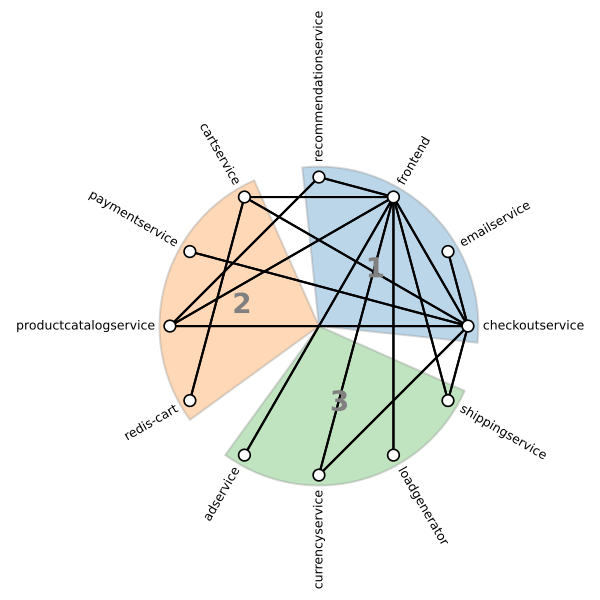

The script that saved this image:
import os
import duckdb
import networkx as nx
import matplotlib.pyplot as plt
import numpy as np
import pandas as pd
from collections import defaultdict
from matplotlib.patches import Wedge
from pathlib import Path

machine_color = {
    1: "#1f77b4",
    2: "#ff7f0e",
    3: "#2ca02c",
    -1: "lightgray"
}

SERVICES = [
    "loadgenerator",
    "frontend",
    "checkoutservice",
    "adservice",
    "recommendationservice",
    "paymentservice",
    "emailservice",
    "productcatalogservice",
    "shippingservice",
    "currencyservice",
    "cartservice",
    "redis-cart",
    "docker"
]

def draw_network(edges_df: pd.DataFrame, script_dir: Path):
    # Map services to machines
    machine_map = {}
    for _, row in edges_df.iterrows():
        machine_map[row['src']] = row['src_machine']
        machine_map[row['dst']] = row['dst_machine']

    # Group services by machine
    machine_to_services = defaultdict(list)
    for service, machine in machine_map.items():
        machine_to_services[machine].append(service)

    # Flatten services in order by machine
    clustered_services = []
    machine_angle_ranges = {}  # machine_id -> (start_idx, end_idx)
    angle_index = 0
    for machine in sorted(machine_to_services):
        services = sorted(set(machine_to_services[machine]))
        clustered_services.extend(services)
        machine_angle_ranges[machine] = (angle_index, angle_index + len(services) - 1)
        angle_index += len(services)

    # Assign positions on circle
    n = len(clustered_services)
    angles = np.linspace(0, 2 * np.pi, n, endpoint=False)
    pos = {}
    for i, service in enumerate(clustered_services):
        angle = angles[i]
        pos[service] = (np.cos(angle), np.sin(angle))

    # Build graph
    G = nx.Graph()
    edges = list(zip(edges_df['src'], edges_df['dst']))
    G.add_edges_from(edges)

    # Plot setup
    fig, ax = plt.subplots(figsize=(6, 6))

    # Parameters for node radius and slice padding
    node_radius = 0.08  # approximate node circle radius (half sqrt of node size)
    slice_outer_radius = 1.07  # slightly larger than node radius 1
    slice_inner_radius = 0  # small hole in the center

    # Draw filled pie slices for each machine
    for machine, (start_idx, end_idx) in machine_angle_ranges.items():
        theta_start = np.degrees(angles[start_idx]) - 6  # small padding on each side
        theta_end = np.degrees(angles[end_idx]) + 6
        # Handle wrap-around if needed
        if theta_end < theta_start:
            theta_end += 360

        # Draw the wedge (filled arc)
        wedge = Wedge(center=(0, 0),
                      r=slice_outer_radius,
                      theta1=theta_start,
                      theta2=theta_end,
                      width=slice_outer_radius - slice_inner_radius,
                      facecolor=machine_color[machine],
                      alpha=0.3,
                      edgecolor='gray',
                      linestyle="solid" if machine != -1 else "dashed",
                      linewidth=1.5)
        ax.add_patch(wedge)

        # Label in the middle of the arc, closer to the center
        mid_angle = (angles[start_idx] + angles[end_idx]) / 2
        label_radius = slice_inner_radius + (slice_outer_radius - slice_inner_radius) / 2
        label_x = label_radius * np.cos(mid_angle)
        label_y = label_radius * np.sin(mid_angle)
        ax.text(label_x, label_y, machine if machine != -1 else "?",
                fontsize=20, fontweight='bold',
                ha='center', va='center', color='gray')

    # Draw edges and nodes on top of slices
    # Separate edges by machine status
    intra_edges = []
    cross_or_unknown_edges = []

    for _, row in edges_df.iterrows():
        src = row['src']
        dst = row['dst']
        src_machine = row['src_machine']
        dst_machine = row['dst_machine']

        if src_machine != -1:
            intra_edges.append((src, dst))
        else:
            cross_or_unknown_edges.append((src, dst))

    # Draw intra-machine edges (solid)
    nx.draw_networkx_edges(G, pos, edgelist=intra_edges, ax=ax, width=1.5, style="solid", edge_color="black")

    # Draw cross-machine or unknown-machine edges (dashed)
    nx.draw_networkx_edges(G, pos, edgelist=cross_or_unknown_edges, ax=ax, width=1.5, style="dashed", edge_color="gray")

    # Split nodes by machine == -1
    nodes_unknown = [node for node in G.nodes if machine_map.get(node, -1) == -1]
    nodes_known = [node for node in G.nodes if machine_map.get(node, -1) != -1]

    # Draw known machine nodes (solid border)
    nx.draw_networkx_nodes(G, pos, ax=ax, nodelist=nodes_known,
                           node_size=70, node_color="white", edgecolors="black", linewidths=1.2)

    # Manually draw nodes with machine == -1 using dashed edge
    for node in nodes_unknown:
        x, y = pos[node]
        circle = plt.Circle((x, y), radius=0.04,  # adjust radius as needed
                            facecolor='white',
                            edgecolor='black',
                            linewidth=1.2,
                            linestyle='dashed',
                            zorder=3)
        ax.add_patch(circle)

    # Radial labels outside nodes
    for node, (x, y) in pos.items():
        angle = np.arctan2(y, x)
        label_radius = 1.1  # outside slice radius now
        label_x = label_radius * np.cos(angle)
        label_y = label_radius * np.sin(angle)
        rotation = np.degrees(angle)
        if rotation < -90 or rotation > 90:
            rotation += 180
            ha = 'right'
        else:
            ha = 'left'
        ax.text(label_x, label_y, node, fontsize=9, rotation=rotation,
                ha=ha, va='center', rotation_mode='anchor')

    # Final plot tweaks
    ax.set_aspect('equal')
    plt.axis('off')
    plt.tight_layout()
    plt.savefig(script_dir.joinpath("network_graph.pdf"))
    plt.show()

def part_of_app(name):
    for service in SERVICES:
        if service in name:
            return service if service != "docker" else "docker-proxy"
    return None

def ripple_connections(dir: Path):
    conn = duckdb.connect(database=':memory:')

    conn.execute(f"""ATTACH '{dir}/vm1.db3' as vm1""")
    conn.execute(f"""ATTACH '{dir}/vm2.db3' as vm2""")
    conn.execute(f"""ATTACH '{dir}/vm3.db3' as vm3""")

    edges = conn.execute("""
        WITH 
            tcp_discovery AS (
                SELECT * FROM vm1.tcp_discovery tcp
                WHERE tcp.remote_inode_id <> 0
                UNION ALL
                SELECT * FROM vm2.tcp_discovery tcp
                WHERE tcp.remote_inode_id <> 0
                UNION ALL
                SELECT * FROM vm3.tcp_discovery tcp
                WHERE tcp.remote_inode_id <> 0
            ),
            process_context AS (
                SELECT 1 as machine_id, * FROM vm1.process_context
                UNION ALL
                SELECT 2 as machine_id, * FROM vm2.process_context
                UNION ALL
                SELECT 3 as machine_id, * FROM vm3.process_context
            ),
            docker AS (
                SELECT 1 as machine_id, * FROM vm1.docker
                UNION ALL
                SELECT 2 as machine_id, * FROM vm2.docker
                UNION ALL
                SELECT 3 as machine_id, * FROM vm3.docker
            ),
            k8s AS (
                SELECT 1 as machine_id, * FROM vm1.k8s
                UNION ALL
                SELECT 2 as machine_id, * FROM vm2.k8s
                UNION ALL
                SELECT 3 as machine_id, * FROM vm3.k8s
            ),
            pids AS (
                SELECT DISTINCT
                    1 as machine_id,
                    pid, 
                    inode_id,
                FROM 
                    vm1.vfs vfs
                WHERE 
                    vfs.fs_magic = 1397703499
                UNION ALL
                SELECT DISTINCT
                    2 as machine_id,
                    pid, 
                    inode_id,
                FROM 
                    vm2.vfs vfs
                WHERE 
                    vfs.fs_magic = 1397703499
                UNION ALL
                SELECT DISTINCT
                    3 as machine_id,
                    pid, 
                    inode_id,
                FROM 
                    vm3.vfs vfs
                WHERE 
                    vfs.fs_magic = 1397703499
            )
        SELECT DISTINCT
            tcp.local_machine_id, 
            lpids.pid as lpid,
            COALESCE(lk8s.pod_name, ldock.name, lpc.cgroup) as lcgroup,
            tcp.remote_machine_id,
            tcp.remote_inode_id, 
            rpids.pid as rpid,
            COALESCE(rk8s.pod_name, rdock.name, rpc.cgroup) as rcgroup,
            COUNT(*) as num_connections, 
        FROM
            tcp_discovery tcp
        LEFT JOIN
            pids as lpids
            ON lpids.inode_id = tcp.local_inode_id
            AND lpids.machine_id = tcp.local_machine_id
        LEFT JOIN 
            process_context lpc
            ON lpc.pid = lpids.pid
            AND lpc.machine_id = tcp.local_machine_id
        LEFT JOIN
            docker ldock
            ON ldock.cgroup = lpc.cgroup
            AND ldock.machine_id = tcp.local_machine_id
        LEFT JOIN
            k8s lk8s
            ON lk8s.cgroup = lpc.cgroup
            AND lk8s.machine_id = tcp.local_machine_id
        LEFT JOIN
            pids as rpids
            ON rpids.inode_id = tcp.remote_inode_id
            AND rpids.machine_id = tcp.remote_machine_id
        LEFT JOIN 
            process_context rpc
            ON rpc.pid = rpids.pid
            AND rpc.machine_id = tcp.remote_machine_id
        LEFT JOIN 
            docker rdock
            ON rdock.cgroup = rpc.cgroup
            AND rdock.machine_id = tcp.remote_machine_id
        LEFT JOIN 
            k8s rk8s
            ON rk8s.cgroup = rpc.cgroup
            AND rk8s.machine_id = tcp.remote_machine_id
        WHERE 
            lpids.pid IS NOT NULL 
            AND rpids.pid IS NOT NULL
        GROUP BY 
            tcp.local_machine_id, 
            lpids.pid,
            lk8s.pod_name, 
            ldock.name, 
            lpc.cgroup,
            tcp.remote_machine_id,
            tcp.remote_inode_id, 
            rpids.pid,
            rk8s.pod_name, 
            rdock.name,
            rpc.cgroup,
        ORDER BY
            lcgroup
    """).df()

    table = edges.loc[:, ["lpid", "lcgroup", "local_machine_id", "rpid", "rcgroup", "remote_machine_id"]].rename(columns={"lcgroup": "src", "rcgroup": "dst", "local_machine_id": "src_machine", "remote_machine_id": "dst_machine"}).drop_duplicates()
    print(table)

    edges = []
    for (_, edge) in table.iterrows():
        
        src, dst = edge["src"], edge["dst"]
        src, dst = part_of_app(src), part_of_app(dst)
        if src is None or dst is None:
            continue
        src_machine, dst_machine = edge["src_machine"], edge["dst_machine"]
        spid, dpid = edge["lpid"], edge["rpid"]
        edges.append([spid, src, src_machine, dpid, dst, dst_machine])
        edges.append([dpid, dst, dst_machine, spid, src, src_machine])

    spids, srcs, src_machines, dpids, dsts, dst_machines = zip(*edges)
    return pd.DataFrame({"spid": spids, "src": srcs, "src_machine": src_machines, "dpid": dpids, "dst": dsts, "dst_machine": dst_machines})\
        .drop_duplicates()\
        .sort_values(by=["src", "dst"]).reset_index(drop=True)

def missing_connections(ripple_post: Path, gt: Path):
    ripple = pd.read_csv(ripple_post)
    gt = pd.read_csv(gt)
    df_diff = gt.merge(ripple, how='outer', indicator=True)
    missing = df_diff[df_diff['_merge'] == 'left_only'].loc[:, ["src", "dst"]]
    missing["src_machine"] = -1
    missing["dst_machine"] = -1
    return missing
    # Optional: drop the '_merge' column if not needed
    # df_exclusive = df_exclusive.drop(columns=['_merge'])


if __name__ == "__main__":
    script_dir = Path(os.path.dirname(os.path.realpath(__file__)))
    edges_df = ripple_connections(Path(script_dir))
    # edges_df["src"] = edges_df.apply(lambda row: f"{row['src']}\n{int(row['spid']) if pd.notna(row['spid']) else None}", axis=1)
    # edges_df["dst"] = edges_df.apply(lambda row: f"{row['dst']}\n{int(row['dpid']) if pd.notna(row['dpid']) else None}", axis=1)
    draw_network(edges_df, script_dir)
